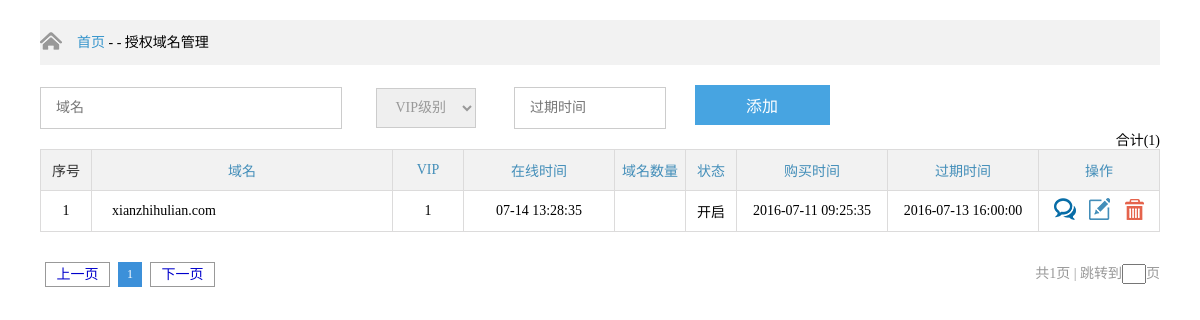
The app's page /admin/domain.php (signed in), older data.
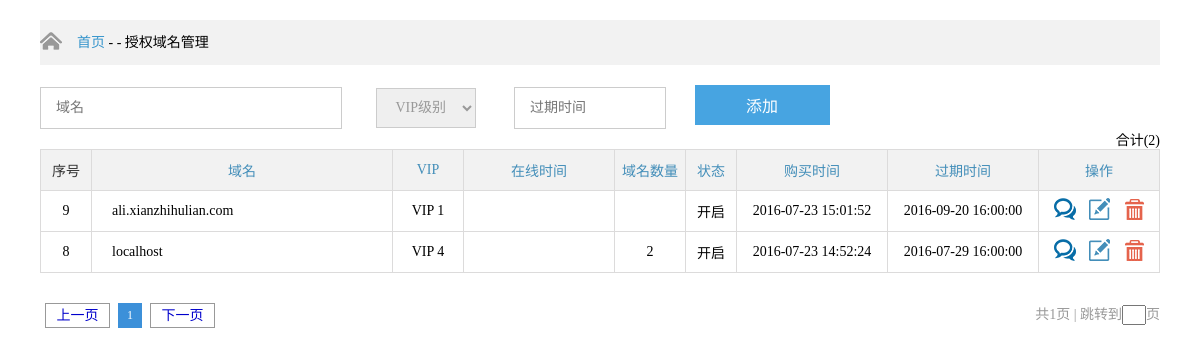
The same page, newer data.
### tables this page shows
CREATE TABLE `domain` (
  `id` int(10) unsigned NOT NULL AUTO_INCREMENT,
  `title` varchar(255) NOT NULL,
  `startdate` int(11) NOT NULL,
  `vip_id` int(11) NOT NULL DEFAULT '1',
  `login_time` int(11) DEFAULT NULL,
  `ok` tinyint(2) unsigned NOT NULL DEFAULT '1',
  `enddate` int(11) NOT NULL,
  `domain_num` int(11) DEFAULT NULL,
  PRIMARY KEY (`id`),
  UNIQUE KEY `title` (`title`)
);

CREATE TABLE `vip` (
  `id` int(10) unsigned NOT NULL AUTO_INCREMENT,
  `title` varchar(255) NOT NULL DEFAULT '1',
  `domain` int(11) NOT NULL,
  `templates` int(11) NOT NULL,
  PRIMARY KEY (`id`)
);

### admin/domain.php (the view, shortened to what this page needs)
<?php
require("inc/data.php");
$action=isset($_GET['action'])?$_GET['action']:"";
$page=isset($_GET['page'])?$_GET['page']:1;
$data=array();
?>
<!DOCTYPE html PUBLIC "-//W3C//DTD XHTML 1.0 Transitional//EN" "http://www.w3.org/TR/xhtml1/DTD/xhtml1-transitional.dtd">
<html xmlns="http://www.w3.org/1999/xhtml">
<head>
	<link rel="stylesheet" type="text/css" href="css/css.css" />
	<link rel="stylesheet" type="text/css" href="css/pageGroup.css" />
</head>
<body>
<div id="pageAll">
	<div class="pageTop">
		<div class="page">
			<img src="img/coin02.png" style="float:left;margin-top:10px;" /><span><a href="main.php">首页</a>&nbsp;-&nbsp;-</span>&nbsp;授权域名管理
		</div>
	</div>
	<div class="page">
		<div class="connoisseur">
			<div class="conform clear">
				<div class="cfD">
					<form action="?action=add" method="post">
						<input class="userinput vpr" type="text" name="title" placeholder="域名"/>
						<select name="vip_id" id="vip">
							<option value="">VIP级别</option>
						</select>
						<input class="userinput vpr" style="width:150px;" type="text" name="enddate" placeholder="过期时间"/>
						<button class="userbtn">添加</button>
					</form>
				</div>
			</div>
			<div class="conShow">
				<span style="float:right">合计(<?=data_num('domain')?>)</span>
				<table border="1" cellspacing="0" cellpadding="0" width="100%">
					<tr>
						<td width="50px" class="tdColor tdC">序号</td>
						<td class="tdColor">域名</td>
						<td width="70px" class="tdColor">VIP</td>
						<td width="150px" class="tdColor">在线时间</td>
						<td width="70px" class="tdColor">域名数量</td>
						<td width="50px" class="tdColor">状态</td>
						<td width="150px" class="tdColor">购买时间</td>
						<td width="150px" class="tdColor">过期时间</td>
						<td width="120px" class="tdColor">操作</td>
					</tr>
					<?php
					if(info_list('domain',$page)){
						foreach(info_list('domain',$page) as $row){
							if (isset($id)&&$id == $row['id']&&$action=="edit") {
								?>
								<tr bgcolor="#999">
									<form action='?action=save&page=<?= $page ?>&id=<?= $id ?>' method='post'>
										<td height="40px"><?= $row['id'] ?></td>
										<td style="text-align:left;padding-left:20px;"><?= base64_decode($row['title']) ?></td>
										<td><select name="vip_id" id="vip">
												<option value="">VIP级别</option>
												<?php
												$sql="select * from vip order by id asc";
												$result=$mysqli->query($sql);
												while($row2=$result->fetch_assoc()){
													$selected=$row2['id']==$row['vip_id']?"selected":"";
													echo "<option value='".$row2['id']."' ".$selected.">".$row2['title']."</option>";
												}
												?>
											</select></td>
										<td><?= $row['login_time']?date('m-d H:i:s',$row['login_time']):"" ?></td>
										<td><?= $row['domain_num'] ?></td>
										<td>
											<select name="ok">
												<option value="1">开启</option>
												<option value="0"<?if($row['ok']==0){echo " selected";}?>>关闭</option>
											</select>
										</td>
										<td><?= date('Y-m-d H:i:s',$row['startdate']) ?></td>
										<td><input type="text" name="enddate" value="<?= date('Y-m-d H:i:s',$row['enddate']) ?>"/></td>
										<td>
											<button><img src="img/ok.png"></button><a href="?page=<?= $page ?>"><img src="img/no.png"></a></td>
									</form>
								</tr>
								<?php
							}else {
								?>
								<tr>
									<td height="40px"><?= $row['id'] ?></td>
									<td style="text-align:left;padding-left:20px;"><?= base64_decode($row['title']) ?></td>
									<td><?= $mysqli->query("select title from vip where id=".$row['vip_id'])->fetch_object()->title ?></td>
									<td><?= $row['login_time']?date('m-d H:i:s',$row['login_time']):"" ?></td>
									<td><?= $row['domain_num']?></td>
									<td><?= $row['ok']?"开启":"关闭" ?></td>
									<td><?= date('Y-m-d H:i:s',$row['startdate']) ?></td>
									<td><?= date('Y-m-d H:i:s',$row['enddate']) ?></td>
									<td>
										<a href="domain_dail?id=<?= $row['id'] ?>"><img class="operation" src="img/coin11.png"></a> <a href="?action=edit&page=<?=$page?>&id=<?= $row['id'] ?>"><img class="operation" src="img/update.png"></a> <a href="?action=del&page=<?=$page?>&id=<?=$row['id']?>"><img class="operation delban" src="img/delete.png"></a></td>
								</tr>
								<?php
							}
						}
					}
					?>
				</table>
				<div class="paging">
					<div id="pageGro" class="cb clear">
						<?=list_page('domain',$page)?>
					</div>
				</div>
			</div>
		</div>
	</div>
</div>
</body>
</html>

### admin/inc/function.php (shortened to what this page needs)
<?php
function info_list($from,$page){
    global $mysqli;
    $page_size=30;
    $sql="select id from ".$from;
    $result=$mysqli->query($sql);
    $total=$result->num_rows;
    $pagenum=ceil($total/$page_size);
    $min=($page-1)*$page_size;
    $sql="select * from ".$from." order by id desc limit ".$min.",".$page_size;
    $result=$mysqli->query($sql);
    if($result->num_rows>0){
        while($row = $result->fetch_assoc())
        {
            $data[] = $row;
        }
        return $data;
    }
}
function list_page($from,$page,$type=''){
    global $mysqli;
    $page_size=30;
    $sql="select id from ".$from;
    $result=$mysqli->query($sql);
    $total=$result->num_rows;
    if($total>0){
        $pagenum=ceil($total/$page_size);
        $shang=$page>1?$page-1:1;
        $str="<div class=\"pageUp\"><a href=\"?page=".$shang."\">上一页</a></div>";
        $str.="<div class=\"pageList clear\"><ul>";
        $str.="<li class=\"on\">$page</li>";
        $str.="</ul></div>";
        $xia=$page>=$pagenum?$pagenum:$page+1;
        $str.="<div class=\"pageDown\"><a href=\"?page=$xia\">下一页</a></div>";
        $str.="<div class=\"pagejump\"><form action='' method='get'>共{$pagenum}页 | 跳转到<input type='text' name='page'/>页</form></div>";
        return $str;
    }
}
function data_num($from,$num='',$day=''){
    global $mysqli;
    $sql="select count(*) as count from ".$from;
    $num_all=$mysqli->query($sql)->fetch_object()->count;
    return $num_all;
}
?>

### admin/css/css.css (style rules this page uses)
* { padding: 0; margin: 0; font-family: "Microsoft YaHei"; font-size: 14px; }
a { text-decoration: none; color:#0000cc; }
li { list-style-type: none; }
#pageAll { padding:0 40px; }
#pageAll .page { margin-top:20px; }
#pageAll .page>img { float:left; margin-top:10px; }
.pageTop { width: 100%; height: 45px; line-height: 45px; background-color: #f2f2f2; }
.pageTop span { margin-left: 15px; }
.pageTop a { color: #3695cc; }
table { border-collapse: collapse; }
td { text-align: center; border: 1px solid #dcdbdb; }
.tdColor { height: 40px; background-color: #f2f2f2; color: #438eb9; }
.tdC { color: #333; }
.paging { width: 100%; margin-bottom: 50px; text-align: right; }
.operation { margin-left: 5px; margin-right: 5px; cursor: pointer; }
.conShow input { width:90%; }
.cfD { float:left; }
.cfD select { width: 100px; height: 40px; border: 1px solid #ccc; margin-left: 15px; margin-right: 35px; color: #999; text-indent: 15px; }
.cfD .vpr { margin-right: 15px; }
.cfD .userinput { width: 300px; height: 40px; border: 1px solid #ccc; text-indent: 15px; color: #999; }
.cfD .userbtn { margin-left: 10px; width: 135px; height: 40px; border: none; font-size: 16px; color: #fff; background-color: #47a4e1; }
.clear:after { content: "."; display: block; height: 0; clear: both; visibility: hidden }

### admin/css/pageGroup.css (style rules this page uses)
#pageGro { margin:0px auto; padding-top:30px; }
#pageGro div,#pageGro div ul li { font-size:12px; color:#999; line-height:23px; float:left; margin-left:5px; }
#pageGro div ul li { width:22px; text-align:center; border:1px solid #999; cursor:pointer;margin:0 3px; }
#pageGro div ul li.on { color:#fff; background:#3c90d9; border:1px solid #3c90d9; }
#pageGro .pageUp,#pageGro .pageDown { width:63px; border:1px solid #999; cursor:pointer;text-align: center; }
.clear:after { content: "."; display: block; height: 0; clear: both; visibility: hidden }
#pageGro .pagejump { float: right; }
#pageGro .pagejump input { width:20px; }

Row changes from the older to the newer data that the page shows:
removed domain: id "1", title "xianzhihulian.com", vip "1", login_time "07-14 13:28:35", ok "开启", startdate "2016-07-11 09:25:35", enddate "2016-07-13 16:00:00"
added domain: id "9", title "ali.xianzhihulian.com", vip.title "VIP 1", ok "开启", startdate "2016-07-23 15:01:52", enddate "2016-09-20 16:00:00"
added domain: id "8", title "localhost", vip.title "VIP 4", domain_num "2", ok "开启", startdate "2016-07-23 14:52:24", enddate "2016-07-29 16:00:00", domain_num "1"
Text that changed along with them:
data_num('domain'): "1" → "2"
$pagenum: "1" → (not shown)
